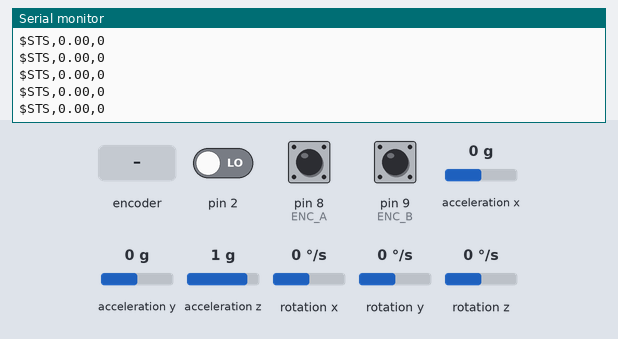
The sketch below on a simulated Arduino Uno, built with avr-gcc and run on an emulated ATmega328P. On the bench: the last lines printed to the serial monitor. Inputs (shaded band) come from the test bench; at power-on: acceleration x 0 g, acceleration y 0 g, acceleration z 1 g, pin 2 LOW, pin 8 (ENC_A) HIGH, pin 9 (ENC_B) HIGH, rotation x 0 °/s, rotation y 0 °/s, rotation z 0 °/s. The sensor or clock chip raises its interrupt line as the real part does.

Above: at 1.7 s.
1.8 s: acceleration x set to -1.4 g
At 2.3 s:
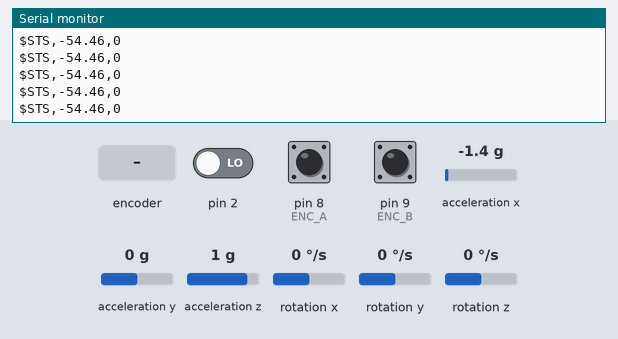
3.3 s: rotary encoder on pin 8 (ENC_A) / pin 9 (ENC_B) turned 1 step (first pin leading)
At 3.8 s:
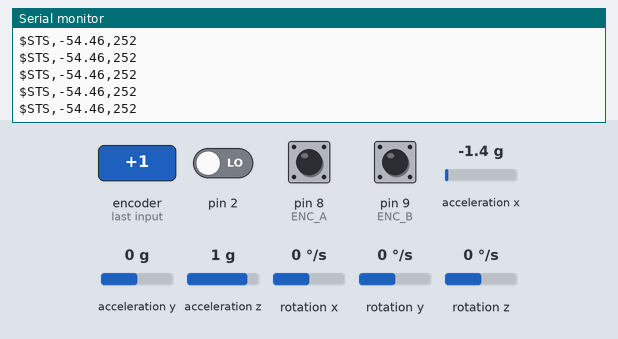
5.0 s: acceleration y set to -1.4 g
At 5.7 s:
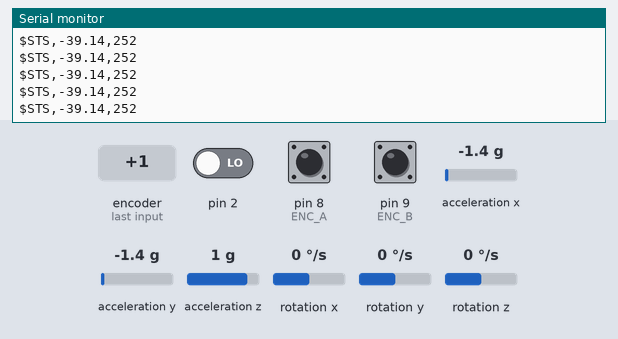
6.5 s: acceleration z set to -1.4 g
At 7.0 s:
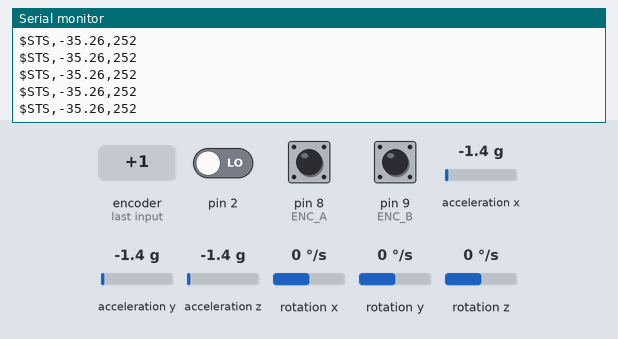
8.0 s: rotary encoder on pin 8 (ENC_A) / pin 9 (ENC_B) turned 1 step (first pin leading)
At 8.8 s:
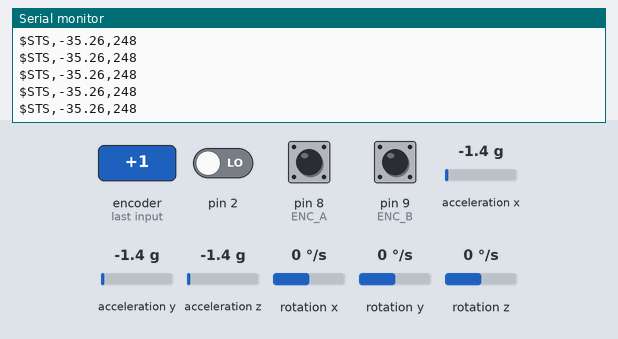
Timing chart, 0 to 10.7 s (numbered marks = the images above; inputs shaded):
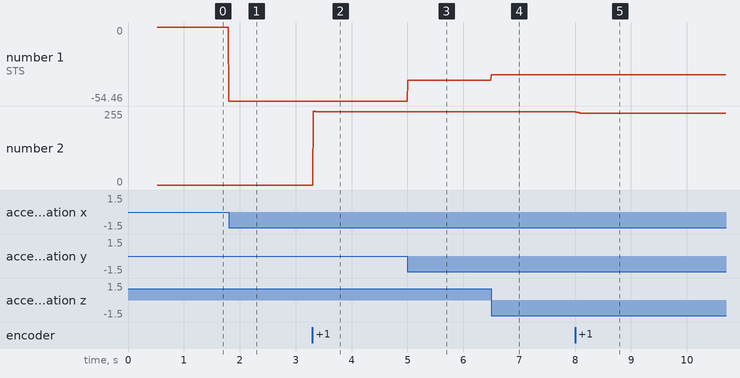

The sketch:

Principal.ino
```cpp
#include "I2Cdev.h"  // Inclui a biblioteca I2C (Protocolo de comunicação usado pelo MPU6050)

#include "MPU6050_6Axis_MotionApps20.h" // Inclui a biblioteca MPU6050_6Axis_MotionApps20 (Configuração do modo escolhido para setup no MPU6050)

// --- Mapeamento de Hardware ---
/* Rotary encoder read example */
#define ENC_A 8
#define ENC_B 9
#define ENC_PORT PINB

#if I2CDEV_IMPLEMENTATION == I2CDEV_ARDUINO_WIRE //Implementa se necessário uma comunicação para o arduino com o protocolo I2C incluindo-se a biblioteca Wire
    #include "Wire.h" // Inclui biblioteca Wire (Comunicação do arduino com o protocolo I2C)
#endif //Fim da macro condição


#define LOG_INPUT 1 // Define a constante LOG_INPUT, se for diferente de 0 imprime no serial os valores obtidos pelo giroscópio; se for 0 não imprime

// MPU


MPU6050 mpu; //Inclui as funções do MPU6050

// MPU controle/status das variáveis
bool dmpReady = false;  // Verifica se a conexão com o DMP (Digital Motion Processor) no MPU6050 foi realizada com sucesso, se sim recebe True
uint8_t mpuIntStatus;   // Mantém o byte atual do estado de interrupção do MPU6050
uint8_t devStatus;      // Retorno após cada operação do dispositivo com a comunicação I2Cdev (se for igual a 0 sucesso, se for diferente de 0 erro)
uint16_t packetSize;    // Tamanho do pacote DMP esperado (o padrão é 42 bytes)
uint16_t fifoCount;     // Contagem de todos os bytes atualmente no FIFO (acrônimo para First In, First Out, que em português significa primeiro a entrar, primeiro a sair)
uint8_t fifoBuffer[64]; // Buffer de armazenamento do FIFO

// Orientação/Movimento das variáveis
Quaternion q;           // [w, x, y, z]         Recipiente quaternion
VectorFloat gravity;    // [x, y, z]            Vetor gravidade
float ypr[3];           // [yaw, pitch, roll]   yaw/pitch/roll Recipiente e vetor gravidade (ypr[3] é igual a 3 pois usamos o valor de roll)

//Strings constantes
String tipoDado = "$STS";
String separador = ",";

// Temporizadores


long time1Hz = 0; // Define time1Hz como sendo do tipo long


volatile bool mpuInterrupt = false;     // indica se o pino de interrupção do MPU6050 foi alto (HIGH)
void dmpDataReady() // Define a função dmpDataReady para verificação de inicialização do DMP (Digital Motion Processor)
{
    mpuInterrupt = true; // Análisa se houve interrupção do MPU6050 se sim recebe True
}


void setup() //Função de configuração do setup para inicialização no arduino
{
    /* Setup encoder pins as inputs */
    pinMode(ENC_A, INPUT);
    digitalWrite(ENC_A, HIGH);
    pinMode(ENC_B, INPUT);
    digitalWrite(ENC_B, HIGH);
    //Rotary Encoder

    // aderir ao barramento I2C (a biblioteca I2Cdev não faz isso automaticamente)
    #if I2CDEV_IMPLEMENTATION == I2CDEV_ARDUINO_WIRE  // Verifica se a implementação da comunicação I2Cdev com o arduino é compatível com as funções I2CDEV_ARDUINO_WIRE
        Wire.begin(); // Inicia a comunicação com o MPU6050 e o arduino
        TWBR = 24; // Define a velocidade do Clock de comunicação do MPU e o CPU do arduino
    #elif I2CDEV_IMPLEMENTATION == I2CDEV_BUILTIN_FASTWIRE //Se não, verifica se a implementação da comunicação I2Cdev com o arduino é compatível com as funções I2CDEV_BUILTIN_FASTWIRE
        Fastwire::setup(400, true); // Inicia a função de comunicação do MPU com o arduino pela biblioteca Fastwire definindo os paramêtros da função
    #endif // Encerra a Macro condição

    //Inicia a porta de comunicação Serial
    Serial.begin(115200);

    // Inicia o dispostivo de comunicação I2C (MPU6050)
    Serial.println(F("Initializing I2C devices...")); // Imprime no Serial, inicialização dos dispositivos I2C
    mpu.initialize(); // Função de inicialização do MPU6050

    // Verifica a conexão do dispositivo com o arduino
    Serial.println(F("Testing device connections...")); // Imprime no serial, Teste de conexão com o dispositivo
    Serial.println(mpu.testConnection() ? F("MPU6050 connection successful") : F("MPU6050 connection failed")); //Realiza a função de teste de conexão com o MPU e imprime se falhou ou funcionou

    // Carrega e configura o DMP (Digital Motion Processor)
    Serial.println(F("Initializing DMP...")); // Imprime na tela, inicialização do DMP
    devStatus = mpu.dmpInitialize(); // Invoca a função de inicialização do DMP e salva seu retorno na variável devStatus

    // Forneça os valores de deslocamentos do giroscópio, ajustados para a sensibilidade mínima
    mpu.setXGyroOffset(220); // Define o valor como paramêtro da função para o ângulo X do Giroscópio
    mpu.setYGyroOffset(76); // Define o valor como paramêtro da função para o ângulo Y do Giroscópio
    mpu.setZGyroOffset(-85); // Define o valor como paramêtro da função para o ângulo Y do Giroscópio
    mpu.setZAccelOffset(1788); // Define o valor como paramêtro da função para o ângulo Z do Acelerômetro

    // Certifica-se se o valor da inicialização do DMP foi realizada com sucesso (retorna 0 se assim for)
    if (devStatus == 0)
    {
        // Liga o DMP, agora que está ok (Passou no teste)
        Serial.println(F("Enabling DMP...")); // Imprime no Serial, Habilitando o DMP
        mpu.setDMPEnabled(true); // Invoca a função de habilitação do DMP passando o paramêtro verdadeiro

        // Ativa a detecção de interrupção do Arduino
        Serial.println(F("Enabling interrupt detection (Arduino external interrupt 0)...")); // Imprime no Serial, Habilitação de detecção de interrupação (Externo ao arduino interrupção 0)
        attachInterrupt(0, dmpDataReady, RISING); // Invoca a função de interrupção do MPU6050 com os paramêtros fornecidos entre parênteses
        mpuIntStatus = mpu.getIntStatus(); // Invoca a função do status do funcionamento da interrupção do MPU6050 e salva o retorno na variável mpuIntStatus

        // define nosso sinalizador DMP Ready para que a função loop () principal saiba que está tudo ok
        Serial.println(F("DMP ready! Waiting for first interrupt...")); // Imprime no Serial que o DMP está ok e aguardando interrupções do MPU6050
        dmpReady = true; // A variável dmpReady recebe o valor bolleano Verdadeiro

        // obter tamanho de pacote DMP esperado para comparação posterior
        packetSize = mpu.dmpGetFIFOPacketSize();
    }
    else // Se a inicialização do DMP falhou realiza os códigos abaixo
    {
        // ERRO!
        Serial.print(F("DMP Initialization failed (code ")); // Imprime no Serial, inicialização do DMP falhou (código da falha)
        Serial.print(devStatus); // Imprime no Serial, o código da falha presente na variável devStatus
        Serial.println(F(")")); // Imprime no Serial, ")
    }
}


void loop()  //Função de configuração do loop de repetição do arduino
{
    static unsigned char counter = 0; //this variable will be changed by encoder input
    char tmpdata;
    /**/
    tmpdata = read_encoder();
    counter += tmpdata;

    // se a programação de configuração falhou, não realiza nada do loop
    if (!dmpReady) return;

    // aguarde interrupção do MPU com pacote(s) extra disponível
    while (!mpuInterrupt && fifoCount < packetSize)
    {
        unsigned long currentMillis = millis(); // Define currentMillis como sendo do tipo unsigned long, que recebe os milisegundos de cada loop

        if (currentMillis - time1Hz >= 1000) // Se o tempo de currentMillis menos o tempo de time1Hz for menor ou igual a 1000 realiza o código abaixo
        {
            loopAt1Hz(); // Invoca a função loopAt1Hz que está definida próxima ao final do código
            time1Hz = currentMillis; // Define que a variável time1Hz é igual a variável currentMillis (De 1000 em 1000 "A cada segundo")
        }
    }

    // redefini o sinalizador de interrupção e obtém o valor do byte INT_STATUS
    mpuInterrupt = false; // A variável mpuInterrupt recebe Falso para redefinição
    mpuIntStatus = mpu.getIntStatus(); // A variável mpuIntStatus recebe o valor do estado do byte de interrupção do MPU6050

    // Obter conta FIFO atual
    fifoCount = mpu.getFIFOCount();

    // Verifica se ocorre Overflow "estouro da memória" (Não deve acontecer com frêquencia)
    if ((mpuIntStatus & 0x10) || fifoCount == 1024)
    {
        // Se acontecer o overflow o FIFO do MPU6050 é resetado para continuar limpo
        mpu.resetFIFO(); // Função que reseta o FIFO (acrônimo para First In, First Out, que em português significa primeiro a entrar, primeiro a sair) do MPU6050
        Serial.println(F("FIFO overflow!")); // Imprime no Serial, que aconteceu overflow no FIFO
    }

    // Caso contrário, verifica se há interrupção pronta de dados do DMP (isso deve acontecer com freqüência)
    else if (mpuIntStatus & 0x02)
    {
        // Aguarda o comprimento correto dos dados disponíveis, deve ser uma espera MUITO curta
        while (fifoCount < packetSize) fifoCount = mpu.getFIFOCount();

        // Ler um pacote de FIFO
        mpu.getFIFOBytes(fifoBuffer, packetSize);

        // Pista FIFO contagem aqui caso haja mais que 1 pacote disponível
        // (Isso nos permite ler imediatamente mais sem esperar por uma interrupção de novos dados)
        fifoCount -= packetSize;

        mpu.dmpGetQuaternion(&q, fifoBuffer); // Lê os valores do recepiente quartenion do MPU6050 obtidos pelo DMP e com uma ordem FIFO
        mpu.dmpGetGravity(&gravity, &q); // Lê os valores da gravidade do MPU6050 obtidos pelo DMP e com uma ordem FIFO
        mpu.dmpGetYawPitchRoll(ypr, &q, &gravity); // Lê os valores de Yaw, Pitch e Roll do MPU6050 obtidos pelo DMP e com uma ordem FIFO
        #if LOG_INPUT // Se a constante LOG_INPUT da Macro decisão for diferente de 0 imprime no Serial os valores de Yaw, Pitch e Roll obtidos pelo MPU6050, Se for igual a 0 não imprime
            Serial.print(tipoDado);
            Serial.print(separador);
            //Serial.print("Giroscópio: "); // Imprime no Serial, "ypr" (Que significa Yaw, Pitch e Roll, respectivamente do MPU6050)
            //Serial.print(ypr[0] * 180/M_PI); // Imprime no Serial, o valor de Yaw
            //Serial.print("\t"); // Imprime um espaçamento de tabulação (tab)
            Serial.print(ypr[1] * 180/M_PI); // Imprime no Serial, o valor de Pitch
            Serial.print(separador);
            //Serial.print("\t\t"); // Imprime um espaçamento de tabulação (tab)
            //Serial.print(ypr[2] * 180/M_PI); // Imprime no Serial, o valor de Roll
            //Serial.print("Rotary Encoder: ");
            Serial.println(counter, DEC);
        #endif // Encerra a Macro condição
   }
}

/* returns change in encoder state (-1,0,1) */
char read_encoder()
{
  static char enc_states[] = {0,-1,1,0,1,0,0,-1,-1,0,0,1,0,1,-1,0};
  static unsigned char old_AB = 0;
  /**/
  old_AB <<= 2;                   //remember previous state
  old_AB |= ( ENC_PORT & 0x03 );  //add current state
  return ( enc_states[( old_AB & 0x0f )]);
}

void loopAt1Hz() // Define a função loopAt1Hz (É realizada a cada segundo)
{
}
```

Measured:
- after the input at 1.8 s, the serial monitor: prints a new line at once (image 1)
- after the input at 3.3 s, the serial monitor: prints a new line at once (image 2)
- after the input at 5.0 s, the serial monitor: prints a new line at once (image 3)
- after the input at 6.5 s, the serial monitor: prints a new line at once (image 4)
- after the input at 8.0 s, the serial monitor: prints a new line at once (image 5)
- plotted number 1: 0 → -54.46 after the input at 1.8 s, -54.46 → -39.14 after the input at 5.0 s, -39.14 → -35.26 after the input at 6.5 s
- plotted number 2: 0 → 252 after the input at 3.3 s, 252 → 248 after the input at 8.0 s
